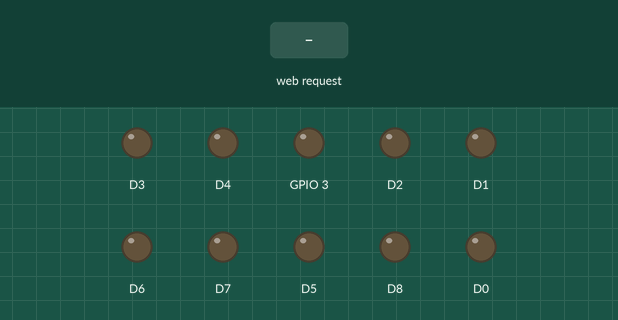
This sketch was run on a simulated ESP8266 (NodeMCU). On the bench: output pins drawn as LEDs (lit = HIGH). Inputs (shaded band) come from the test bench. WiFi joins after 1.5 s; servers stay silent unless stated; what the sketch prints to the serial monitor is not drawn.

Above: at 2.7 s.
2.8 s: HTTP request GET /light1 received
At 3.9 s:
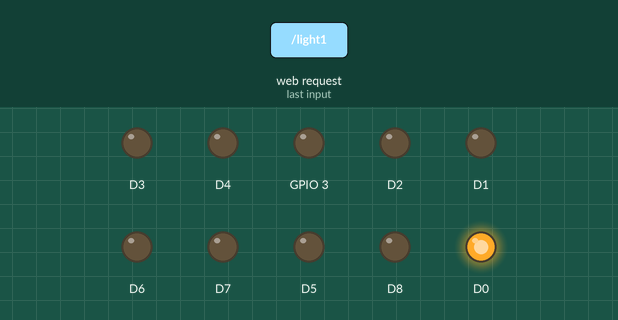
4.3 s: HTTP request GET /light2 received
At 5.1 s:
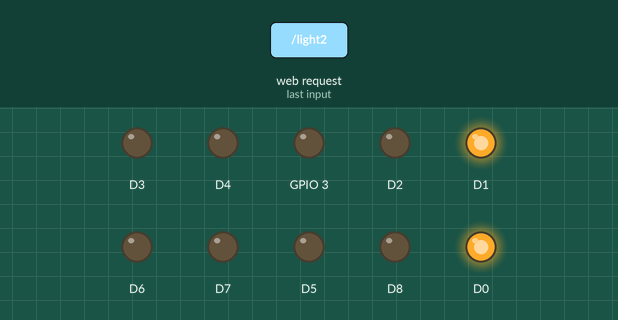
5.8 s: HTTP request GET /light3 received
At 6.2 s:
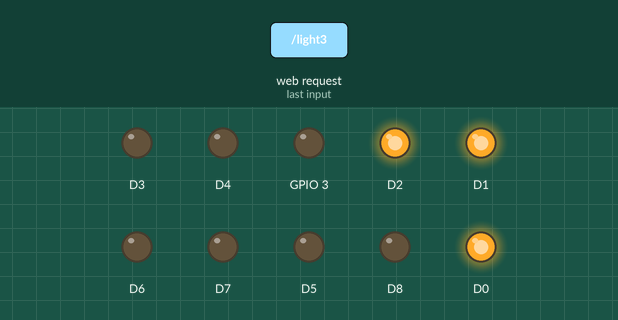
7.3 s: HTTP request GET /light4 received
At 8.5 s:
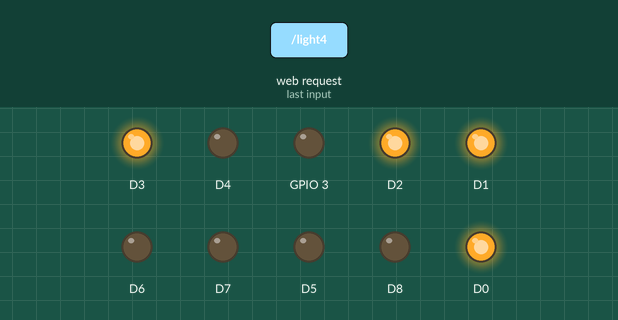
8.8 s: HTTP request GET /light5 received
At 9.7 s:
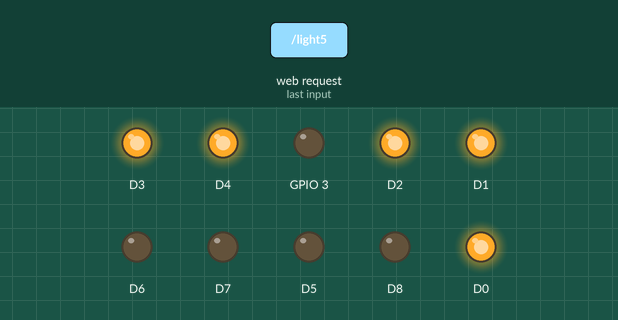
10.3 s: HTTP request GET /light6 received
At 10.8 s:
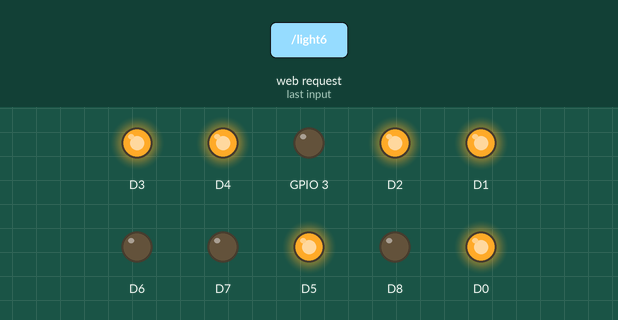
Timing chart, 0 to 12.8 s (numbered marks = the images above; inputs shaded):
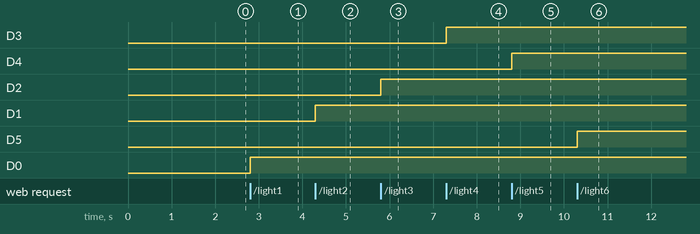

Measured:
- after the input at 2.8 s, D0: LOW → HIGH at once
- after the input at 4.3 s, D1: LOW → HIGH at once
- after the input at 5.8 s, D2: LOW → HIGH at once
- after the input at 7.3 s, D3: LOW → HIGH at once
- after the input at 8.8 s, D4: LOW → HIGH at once
- after the input at 10.3 s, D5: LOW → HIGH at once

The sketch:

libery.ino
```cpp
#include <ESP8266WiFi.h>
#include <ESP8266WebServer.h>

//Our Wi-Fi ssdid and password
char* ssid = "DLK TECHNOLOGIES"; //Put your Wi-Fi ssdid here
char* password = "!@12345DLK"; //Your Wi-Fi Password
String light1 = "0";
String light2 = "0";
String light3 = "0";
String light4 = "0";
String light5 = "0";
String light6 = "0";
String fan1 = "0";
String fan2 = "0";
String fan3 = "0";
String fan4 = "0";


ESP8266WebServer server; //server variable

void setup() {
  initializePin(); //call function

  //Making Connection With netword
  WiFi.begin(ssid, password);

  Serial.begin(115200);
  Serial.print("Searching Connection");
  while (WiFi.status() != WL_CONNECTED) {
    Serial.print(".");
    delay(500);
  }

  Serial.println("");
  Serial.print("IP Address: "); //Show the IP Address to access your NodeMCU
  Serial.print(WiFi.localIP());

  serverSection();
}

void loop() {
  // put your main code here, to run repeatedly:
  server.handleClient();

}

void initializePin(){

      pinMode(D0, OUTPUT);
      pinMode(D1, OUTPUT);
      pinMode(D2, OUTPUT);
      pinMode(D3, OUTPUT);
      pinMode(D4, OUTPUT);
      pinMode(D5, OUTPUT);
      pinMode(D6, OUTPUT);
      pinMode(D7, OUTPUT);
      pinMode(D8, OUTPUT);
      pinMode(D9, OUTPUT);

      digitalWrite(D0, LOW);
      digitalWrite(D1, LOW);
      digitalWrite(D2, LOW);
      digitalWrite(D3, LOW);
      digitalWrite(D4, LOW);
      digitalWrite(D5, LOW);
      digitalWrite(D6, LOW);
      digitalWrite(D7, LOW);
      digitalWrite(D8, LOW);
      digitalWrite(D9, LOW);
}

void serverSection(){
  server.on("/", []() {
  server.send(200, "text/html", "<!DOCTYPE html><html><meta charset='UTF-8'><head></head><body><h2>lbirary management system </h2><h3><a href='/light1'>chemistry</a></h3><br><h3><a href='/light2'>physics</a></h3><br><h3><a href='/light3'>maths</a></h3><br><h3><a href='/light4'>biology</a></h3><br><h3><a href='/light5'>zoology</a></h3><br><h3><a href='/light6'>embedded</a></h3><br><h3><a href='/fan1'>networking</a></h3><br><h3><a href='/fan2'>data structure</a></h3><br><h3><a href='/fan3'>oopds</a></h3><br><h3><a href='/fan4'>adwance computer</a></h3></body></html>");
  });
  server.on("/light1", light1_state);
  server.on("/light2", light2_state);
  server.on("/light3", light3_state);
  server.on("/light4", light4_state);
  server.on("/light5", light5_state);
  server.on("/light6", light6_state);
  server.on("/fan1", fan1_state);
  server.on("/fan2", fan2_state);
  server.on("/fan3", fan3_state);
  server.on("/fan4", fan4_state);

  server.on("/status", all_state);

  server.begin();
}

void light1_state(){
  if(light1 == "0"){
    light1 = "1";
    Serial.print("chemistry");
    digitalWrite(D0, HIGH);
    server.send(200, "text/html", light1);
  }else{
    light1 = "0";
    digitalWrite(D0, LOW);
    server.send(200, "text/html", light1);
  }
}

void light2_state(){
  if(light2 == "0"){
    light2 = "1";
     Serial.print("physics");
    digitalWrite(D1, HIGH);
    server.send(200, "text/html", light2);
  }else{
    light2 = "0";
    digitalWrite(D1, LOW);
    server.send(200, "text/html", light2);
  }
}

void light3_state(){
  if(light3 == "0"){
    light3 = "1";
    digitalWrite(D2, HIGH);
    server.send(200, "text/html", light3);
  }else{
    light3 = "0";
    digitalWrite(D2, LOW);
    server.send(200, "text/html", light3);
  }
}

void light4_state(){
  if(light4 == "0"){
    light4 = "1";
    digitalWrite(D3, HIGH);
    server.send(200, "text/html", light4);
  }else{
    light4 = "0";
    digitalWrite(D3, LOW);
    server.send(200, "text/html", light4);
  }
}

void light5_state(){
  if(light5 == "0"){
    light5 = "1";
    digitalWrite(D4, HIGH);
    server.send(200, "text/html", light5);
  }else{
    light5 = "0";
    digitalWrite(D4, LOW);
    server.send(200, "text/html", light5);
  }
}
void light6_state(){
  if(light6 == "0"){
    light6 = "1";
    digitalWrite(D5, HIGH);
    server.send(200, "text/html", light6);
  }else{
    light6 = "0";
    digitalWrite(D5, LOW);
    server.send(200, "text/html", light6);
  }
}
void fan1_state(){
  if(fan1 == "0"){
    fan1 = "1";
    digitalWrite(D6, HIGH);
    server.send(200, "text/html", fan1);
  }else{
    fan1 = "0";
    digitalWrite(D6, LOW);
    server.send(200, "text/html", fan1);
  }
}

void fan2_state(){
  if(fan2 == "0"){
    fan2 = "1";
    digitalWrite(D7, HIGH);
    server.send(200, "text/html", fan2);
  }else{
    fan2 = "0";
    digitalWrite(D7, LOW);
    server.send(200, "text/html", fan2);
  }
}
void fan3_state(){
  if(fan3 == "0"){
    fan3= "1";
    digitalWrite(D8, HIGH);
    server.send(200, "text/html", fan3);
  }else{
    fan3 = "0";
    digitalWrite(D8, LOW);
    server.send(200, "text/html", fan3);
  }
}
void fan4_state(){
  if(fan4 == "0"){
    fan4 = "1";
    digitalWrite(D9, HIGH);
    server.send(200, "text/html", fan4);
  }else{
    fan4 = "0";
    digitalWrite(D9, LOW);
    server.send(200, "text/html", fan4);
  }
}

void all_state(){
  server.send(200, "text/html", "{'l1':'"+light1+"','l2':'"+light2+"','l3':'"+light3+"','l4':'"+light4+"','l5':'"+light5+"','l6':'"+light6+"','f1':'"+fan1+"','f2':'"+fan2+"','f3':'"+fan3+"','f4':'"+fan4+"'}");
}
```
